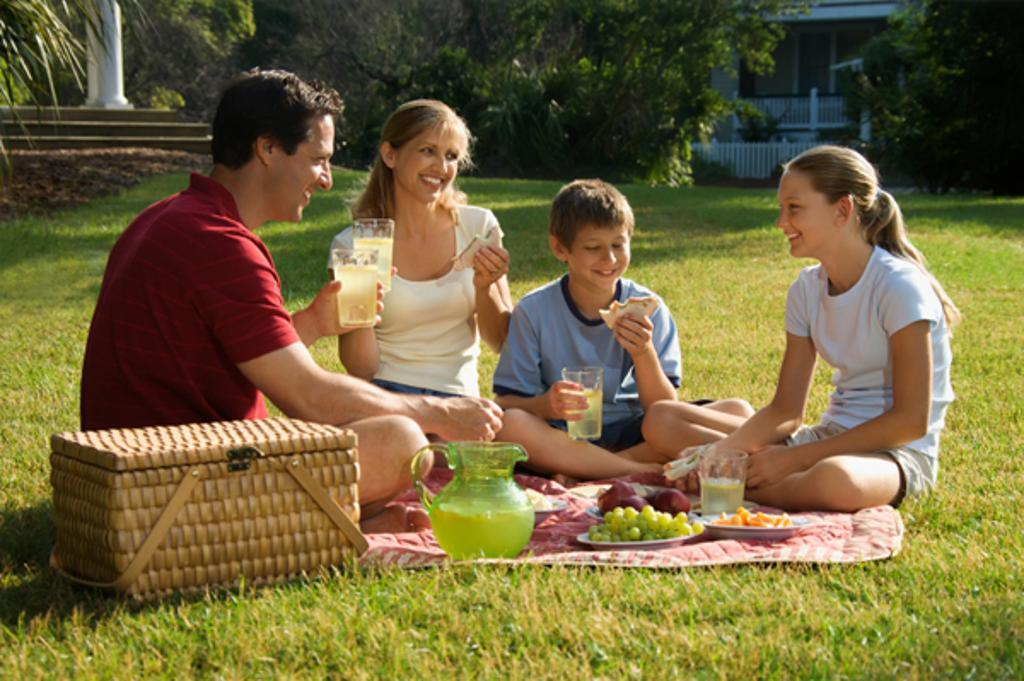
#> input picture data/image/test.jpg, 1024 x 681 px
$ python infer_mask.py --image_path ../../data/image/test.jpg --save_path out.png
#> lines starting #> are read from the running program, lines starting #| are printed output that depends on the picture; after the words box and inside, x2 and y2 are one past the last pixel; in counts of white or black regions, pixels touching at a corner belong together
import cv2
import numpy as np
import argparse

def generate_face_mask(image_path):
    # Load the cascade classifier
#> called with image_path = '../../data/image/test.jpg'
    face_cascade = cv2.CascadeClassifier(cv2.data.haarcascades + 'haarcascade_frontalface_default.xml')

    # Read the input image
    img = cv2.imread(image_path)
#> img is the input picture: shape (681, 1024, 3); mean B, G, R 59.1, 101.6, 113.7
    gray = cv2.cvtColor(img, cv2.COLOR_BGR2GRAY)
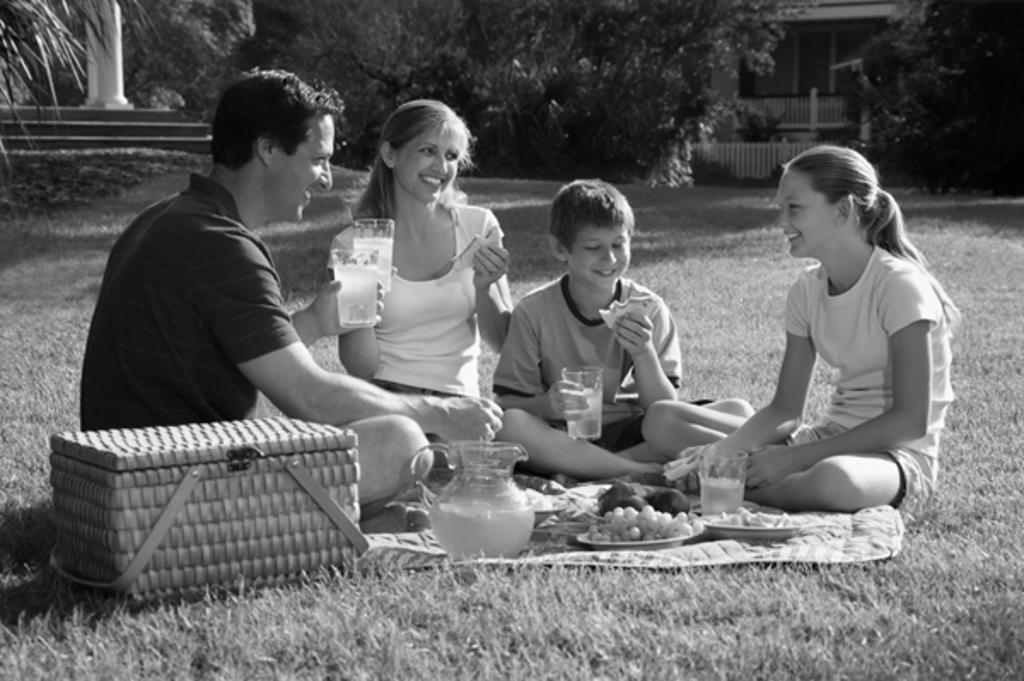
#> gray: shape (681, 1024); min 1, max 255, mean 100.4

    # Detect faces
    faces = face_cascade.detectMultiScale(gray, scaleFactor=1.1, minNeighbors=5, minSize=(30, 30))
#> faces = [[99, 511, 51, 51], [412, 132, 59, 59], [574, 224, 63, 63]]

    # Create a black mask with same size as the image
    mask = np.zeros_like(gray)

    total_face_area = 0  # Initialize variable to store total face area

    # Fill in the detected faces in the mask with white color and calculate the total face area
    for (x, y, w, h) in faces:
        mask[y:y + h, x:x + w] = 255
        total_face_area += w * h
#> this loop made 3 passes
#> (x, y, w, h, total_face_area) on passes 1 to 3: (99, 511, 51, 51, 2601), (412, 132, 59, 59, 6082), (574, 224, 63, 63, 10051)
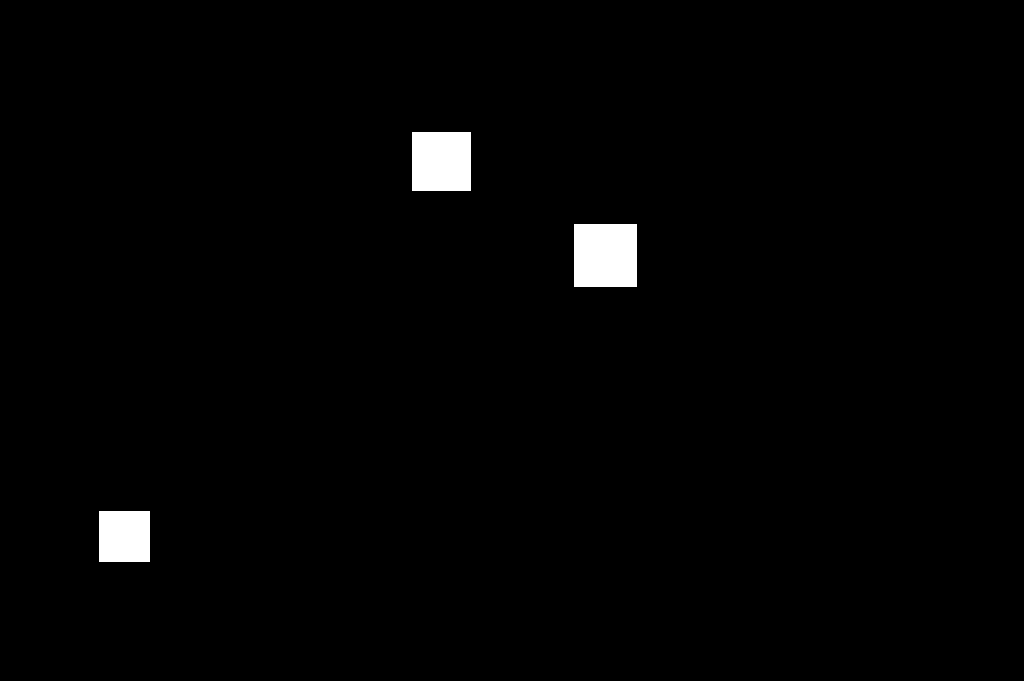
#> mask: shape (681, 1024); 1.4% white; 3 white regions, box (x1, y1, x2, y2) and area: (574, 224, 637, 287) 3969, (412, 132, 471, 191) 3481, (99, 511, 150, 562) 2601
#> after the loop, total_face_area = 10051

    # Calculate the percentage of face area in the total image area
    total_image_area = gray.shape[0] * gray.shape[1]
#> total_image_area = 697344
    face_percentage = (total_face_area / total_image_area) * 100
#> face_percentage = 1.44

    return mask, face_percentage

if __name__ == "__main__":
    parser = argparse.ArgumentParser(description="Generate face mask for a given image.")
    parser.add_argument("--image_path", type=str, required=True, help="Path to the input image.")
    parser.add_argument("--save_path", type=str, required=True, help="Path to save the generated mask image.")
    args = parser.parse_args()

    mask, percentage = generate_face_mask(args.image_path)
#> percentage = 1.44
    print(f"The face covers {percentage:.2f}% of the total image.")
#| The face covers 1.44% of the total image.
    cv2.imwrite(args.save_path, mask)
